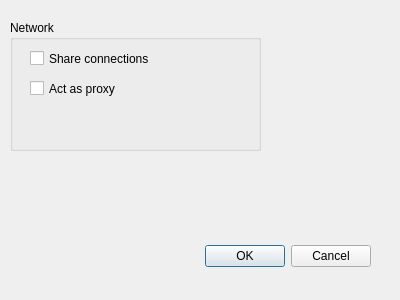
<?xml version="1.0" encoding="UTF-8"?>
<ui version="4.0">
 <class>SettingsDialog</class>
 <widget class="QDialog" name="SettingsDialog">
  <property name="geometry">
   <rect>
    <x>0</x>
    <y>0</y>
    <width>400</width>
    <height>300</height>
   </rect>
  </property>
  <property name="windowTitle">
   <string>Dialog</string>
  </property>
  <widget class="QDialogButtonBox" name="buttonBox">
   <property name="geometry">
    <rect>
     <x>30</x>
     <y>240</y>
     <width>341</width>
     <height>32</height>
    </rect>
   </property>
   <property name="orientation">
    <enum>Qt::Horizontal</enum>
   </property>
   <property name="standardButtons">
    <set>QDialogButtonBox::Cancel|QDialogButtonBox::Ok</set>
   </property>
  </widget>
  <widget class="QGroupBox" name="groupBox_network">
   <property name="geometry">
    <rect>
     <x>10</x>
     <y>20</y>
     <width>251</width>
     <height>131</height>
    </rect>
   </property>
   <property name="title">
    <string>Network</string>
   </property>
   <widget class="QCheckBox" name="checkBox_share_connections">
    <property name="geometry">
     <rect>
      <x>20</x>
      <y>30</y>
      <width>121</width>
      <height>17</height>
     </rect>
    </property>
    <property name="text">
     <string>Share connections</string>
    </property>
   </widget>
   <widget class="QCheckBox" name="checkBox_act_as_proxy">
    <property name="geometry">
     <rect>
      <x>20</x>
      <y>60</y>
      <width>131</width>
      <height>17</height>
     </rect>
    </property>
    <property name="text">
     <string>Act as proxy</string>
    </property>
   </widget>
  </widget>
 </widget>
 <resources/>
 <connections>
  <connection>
   <sender>buttonBox</sender>
   <signal>accepted()</signal>
   <receiver>SettingsDialog</receiver>
   <slot>accept()</slot>
   <hints>
    <hint type="sourcelabel">
     <x>248</x>
     <y>254</y>
    </hint>
    <hint type="destinationlabel">
     <x>157</x>
     <y>274</y>
    </hint>
   </hints>
  </connection>
  <connection>
   <sender>buttonBox</sender>
   <signal>rejected()</signal>
   <receiver>SettingsDialog</receiver>
   <slot>reject()</slot>
   <hints>
    <hint type="sourcelabel">
     <x>316</x>
     <y>260</y>
    </hint>
    <hint type="destinationlabel">
     <x>286</x>
     <y>274</y>
    </hint>
   </hints>
  </connection>
 </connections>
</ui>
